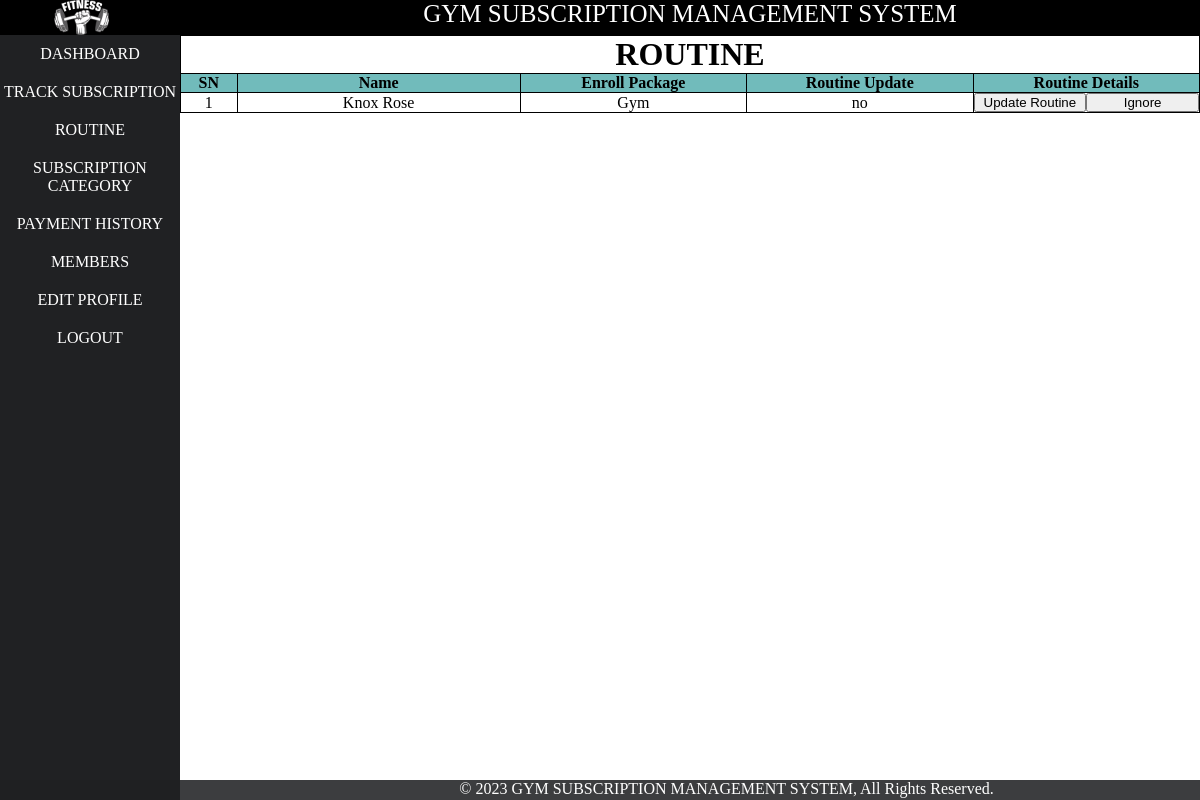
The page /admin/routinelist.php (signed in) on the database as committed earlier.
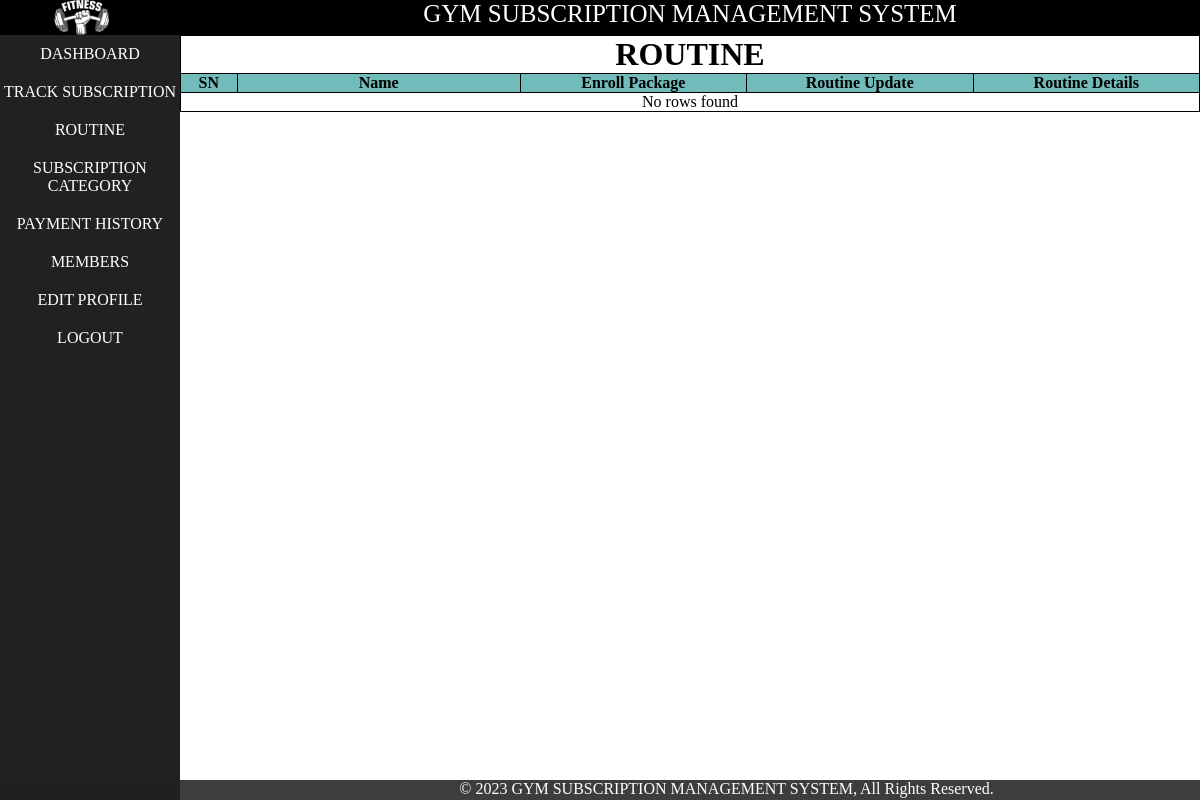
The same page on the database as committed later.
### tables this page shows
CREATE TABLE `member` (
  `mid` int(11) NOT NULL,
  `name` varchar(21) NOT NULL,
  `phone` bigint(10) NOT NULL,
  `email` varchar(31) NOT NULL,
  `password` varchar(255) NOT NULL,
  `status` varchar(500) NOT NULL DEFAULT 'offline',
  `date` datetime NOT NULL DEFAULT current_timestamp(),
  `image` varchar(1100) DEFAULT 'defaultuser.jpg',
  `m_otp` varchar(225) NOT NULL,
  `m_opt_expire_time` datetime NOT NULL
);

CREATE TABLE `category` (
  `cid` int(11) NOT NULL,
  `package_name` varchar(20) NOT NULL,
  `cname` varchar(20) NOT NULL DEFAULT 'Gym',
  `duration` int(11) NOT NULL,
  `package_price` int(30) NOT NULL,
  `image` varchar(1000) NOT NULL
);

CREATE TABLE `routine` (
  `rid` int(11) NOT NULL,
  `mid` int(11) NOT NULL,
  `chest` varchar(500) DEFAULT NULL,
  `back` varchar(500) DEFAULT NULL,
  `soulder` varchar(500) DEFAULT NULL,
  `biseps` varchar(500) DEFAULT NULL,
  `triceps` varchar(500) DEFAULT NULL,
  `leg` varchar(500) DEFAULT NULL,
  `abs` varchar(500) DEFAULT NULL,
  `verify` varchar(4) NOT NULL DEFAULT 'no'
);

### admin/routinelist.php (the view, shortened to what this page needs)
<?php
include 'layout/header.php';
include 'layout/left.php';
?>
<div id="right">
    <link rel="stylesheet" href="../css/tableDecorate.css">
    <div class="table_class">
        <table class="membership">
            <tr>
                <td colspan="7">
                    <h1 class="center">ROUTINE</h1>
                </td>
            </tr>
            <tr>
                <th width="5%">SN</th>
                <th width="25%">Name</th>
                <th width="20%">Enroll Package</th>
                <th width="20%">Routine Update</th>
                <th width="20%">Routine Details</th>
            </tr>
            <?php
            $conn = new mysqli("localhost", "root", "", "gsms");
            $sql = "SELECT enrollment.eid, enrollment.mid, enrollment.cid, category.cid, category.cname, member.mid, member.name, routine.mid, routine.rid, routine.verify
            FROM member
            INNER JOIN enrollment ON enrollment.mid = member.mid
            INNER JOIN category ON enrollment.cid = category.cid
            INNER JOIN routine ON routine.mid = member.mid
            WHERE routine.verify = 'no'
            ";
            $result = $conn->query($sql);
            if ($result->num_rows > 0) {
                $i = 0;
                while ($row = $result->fetch_assoc()) {
                    $i++;
                    $rid = $row["rid"];
                    $name = $row["name"];
                    $cname = $row["cname"];
                    $verify = $row["verify"];
                    echo "<tr>
                <td>$i</td>
                <td>$name</td>
                <td>$cname</td>
                <td>$verify</td>
                <td class='h-center'>
                <form action='routine_detail.php' method='get'>
                <input type='hidden' value='$rid' name='routine_id' />
                <input type='submit' name='routine_detail' value='Update Routine' class='routine_btn'>
                </form>
                <form action='routinelist.php' method='get'>
                <input type='hidden' value='$rid' name='routine_id' />
                <input type='submit' name='noUpdateNeeded' value='Ignore' class='routine_btn' style='float:right;'>
                </form>
                </td>
                    </tr>";
                    $i++;
                }
            } else {
                echo "<tr><td colspan='5'>No rows found</td></tr>";
            }
            ?>
        </table>
    </div>
</div>
<?php
include 'layout/footer.php';
?>

Rows that differ between the two databases and show on the page:
removed member: name "Knox Rose", category.cname "Gym", routine.verify "no"
Other text that changed with them:
text now shown: "No rows found"
